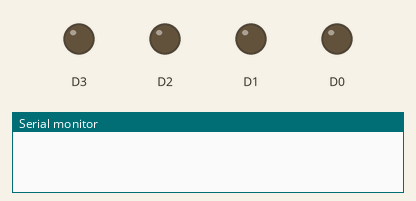
Bench run of a sketch on a simulated ESP8266 (NodeMCU). Shown: output pins drawn as LEDs (lit = HIGH), the last lines printed to the serial monitor. WiFi joins after 1.5 s; servers stay silent unless stated.

Above: at 0.0 s.
At 2.1 s:
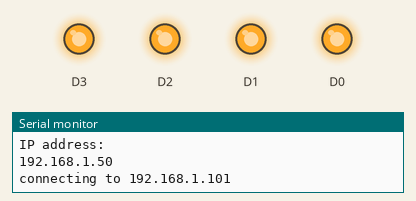
At 3.3 s:
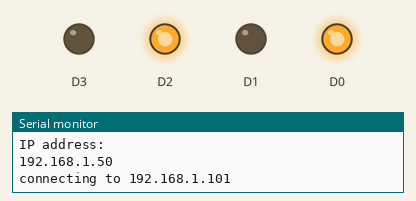
Timing chart, 0 to 4.8 s (numbered marks = the images above):
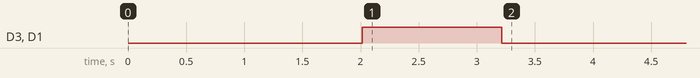

The sketch:

line_follower.ino
```cpp
/*
    This sketch sends a message to a TCP server

*/

#include <ESP8266WiFi.h>
#include <ESP8266WiFiMulti.h>

ESP8266WiFiMulti WiFiMulti;

void setup() {
  Serial.begin(115200);
  delay(10);

  // We start by connecting to a WiFi network
  WiFi.mode(WIFI_STA);
  WiFiMulti.addAP("ROBOTICS SOCIETY", "vssutrobotix");

  Serial.println();
  Serial.println();
  Serial.print("Wait for WiFi... ");

  while (WiFiMulti.run() != WL_CONNECTED) {
    Serial.print(".");
    delay(500);
  }

  Serial.println("");
  Serial.println("WiFi connected");
  Serial.println("IP address: ");
  Serial.println(WiFi.localIP());

  delay(500);
analogWrite(D0, 512);
analogWrite(D1, 512);
analogWrite(D2, 512);
analogWrite(D3, 512);
}

int mx_spd = 500;

void motion(int spd)
{
  if(spd<=0)
  {
    analogWrite(D0,mx_spd-spd);
    analogWrite(D1,0);
    analogWrite(D2,mx_spd);
    analogWrite(D3,0);
  }
  else
  {
    analogWrite(D0,mx_spd);
    analogWrite(D1,0);
    analogWrite(D2,mx_spd+spd);
    analogWrite(D3,0);
  }
}


void loop()
{
  const uint16_t port = 1234;
  const char * host = "192.168.1.101"; // ip or dns

  Serial.print("connecting to ");
  Serial.println(host);

  // Use WiFiClient class to create TCP connections
  WiFiClient client;

  if (!client.connect(host, port)) {
    Serial.println("connection failed");
    Serial.println("wait 5 sec...");
    //delay(5000);
    return;
  }
  int s=0;
  int i=0;
  int c;
  int spd=0;
l1:
  spd=0;
  String k = client.readStringUntil('\r');
  //Serial.println(k);
  spd=k.toInt();
  //Serial.println(spd);
  motion(spd);
  goto l1;
}
```

Measured:
- by itself, D3, D1: HIGH → LOW at 3.2 s
